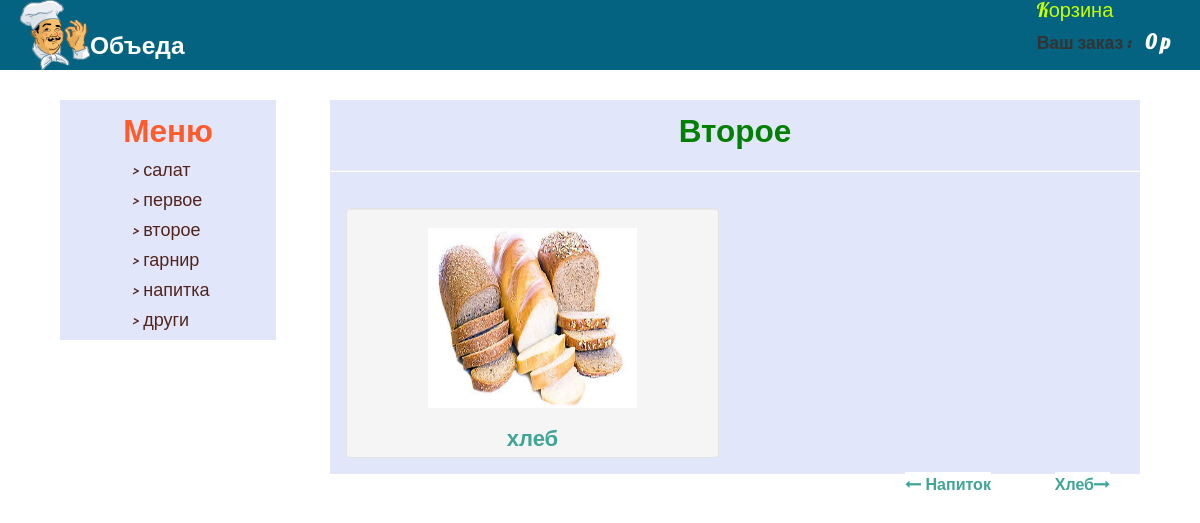
The page /index.php?page=hleb on the database its author committed.
### tables this page shows
CREATE TABLE IF NOT EXISTS `cathegorie` (
  `id_c` int(11) NOT NULL AUTO_INCREMENT,
  `nom` varchar(100) NOT NULL,
  PRIMARY KEY (`id_c`)
);

CREATE TABLE IF NOT EXISTS `produits` (
  `id_p` int(11) NOT NULL AUTO_INCREMENT,
  `nom` varchar(100) NOT NULL,
  `prix` int(11) NOT NULL,
  `id_cathegorie` int(11) NOT NULL,
  `img` varchar(100) NOT NULL,
  `statut` int(11) NOT NULL,
  `type` varchar(100) NOT NULL,
  `aff` int(11) NOT NULL,
  PRIMARY KEY (`id_p`)
);

### functions/functions.php (called while the page is built, shortened)
<?php
function recuperer_pain()
{
	$bdd = new PDO('mysql:host=localhost;dbname=diner;charset=utf8', 'root', '');
	$results = array();
	$query = $bdd->query("SELECT *  FROM produits WhERE id_cathegorie='5' AND aff='1' ");
	while($row = $query->fetch())
	{
		$results[] =$row;
	}
		return $results;
}
?>
<?php
function recuperer_cathegories()
{
	$bdd = new PDO('mysql:host=localhost;dbname=diner;charset=utf8', 'root', '');
	$results = array();
	$query = $bdd->query("SELECT * FROM cathegorie");
	while($row = $query->fetch())
	{
		$results[] =$row;
	}
		return $results;
}
?>

### pages/hleb.php (the view, shortened to what this page needs)
<?php include("includes/header.php"); ?>
<div class="main">
	<?php include('includes/menu.php'); ?>
	<div class="bloc_right left">
		<h2>Второе</h2>
		<hr/>
		<?php
	$recuperer_pains = recuperer_pain();
		foreach($recuperer_pains as $recuperer_pain){
			?>
			<div class="plat well">
				<div class="plat_img ">
					<img src="images/<?php echo $recuperer_pain['img'] ?>" alt="">
				</div>
				<div class="plat_desc">
					<a href="#" id="show" >
						<h2 id="<?php echo $recuperer_pain['nom'] ?>"  class="clickici"><?= $recuperer_pain['nom'] ?> </h2>
					</a>
				</div>
			</div>
			<?php
		}
		?>
		<br/>
	</div>
<div class="row direction">
			<a href="index.php?page=napitka"><i class="fa fa-long-arrow-left"></i> Напиток</a>
			<a href="index.php?page=karzina">Хлеб<i class="fa fa-long-arrow-right"></i> </a>
		</div>
</div>

### includes/menu.php
<div class="bloc_left left">
		<div class="cathegories ">
			<h2> Меню </h2>
			<div class="menu">
				<?php
				$infos_cathegories = recuperer_cathegories();
				foreach($infos_cathegories as $infos_cathegorie){
					?>
					<ul>
						<li><a href="#"> > <?php echo $infos_cathegorie['nom'] ?></a></li>
					</ul>
					<?php
				}
				?>
			</div>
		</div>
	</div>

### css/style.css (style rules this page uses)
* { margin:0; padding:0; box-sizing:border-box; }
.left { float: left; overflow:hidden; }
.main { width: 90%; margin: 20px auto; }
.bloc_left { width: 20%; min-height: 200px; background-color: #E1E6FA; }
.cathegories h2 { width: 100%; text-align: center; font-family: 'Lobster', sans-serif; color: #FF5B2B; }
.bloc_right { width: 75%; min-height: 200px; margin-left: 5%; background-color: #E1E6FA; }
.bloc_right h2 { text-align: center; font-family: 'Lobster', sans-serif; color: green; }
.menu ul { display: block; }
.menu ul li { list-style: none; }
.menu ul li a { font-size: 18px; color: #52251C; font-family: 'Lobster', sans-serif; margin-left: 25%; }
.plat { width: 46%; margin: 2%; height: 250px; float: left; position: relative; }
.plat_img , .plat_desc { width: 90%; margin: auto; text-align: center; display: block; }
.plat_img img { width: 70%; height: 180px; margin: auto; }
.plat_desc h2 { font-size: 22px; color: #40A497; font-family: 'Lobster', sans-serif; }
.direction { width: 100%; display: block; margin: 30px 0px; text-align:right; }
.direction a { margin: 10px 30px; font-weight: bold; font-size: 16px; color: #40A497; background-color: white; }

### rows shown on the page
cathegorie: nom "салат"
cathegorie: nom "первое"
cathegorie: nom "второе"
cathegorie: nom "гарнир"
cathegorie: nom "напитка"
cathegorie: nom "други"
produits: img (picture), nom "хлеб"
